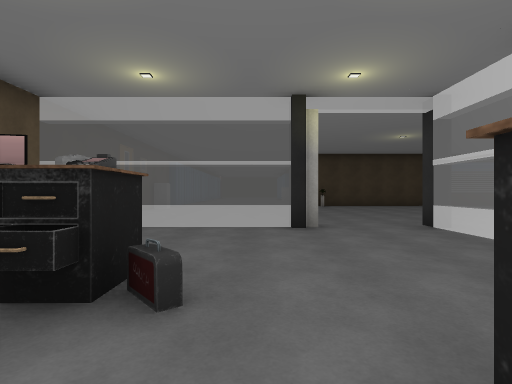
[1] (above)

24 first-person views from a walk through a 3-D level made in the Unity game engine. The camera is 1.3 m above the floor, looks level and sees 80° across. Doors are open. The floor is counted in squares, 2 m on a side. Each view is taken from the middle of a square. On the plan, view 1 faces up. The plan holds only what a view shows up to about 10 squares ahead; the rest is blank. The place goes on beyond the plan. Flat ground stands in for the terrain. The player character is not drawn. Some surface patterns are stand-ins.

[2]
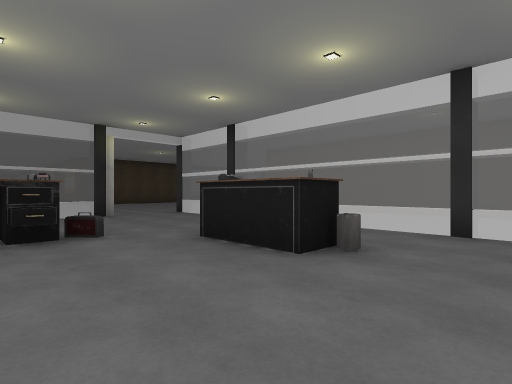

[3]
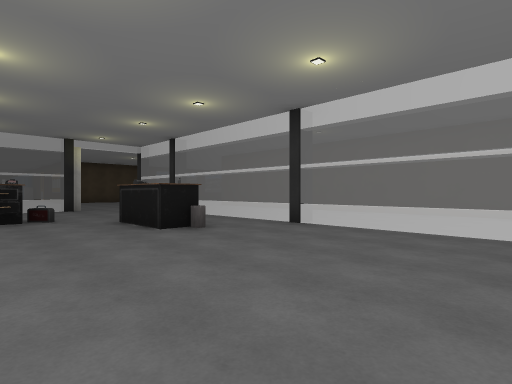

[4]
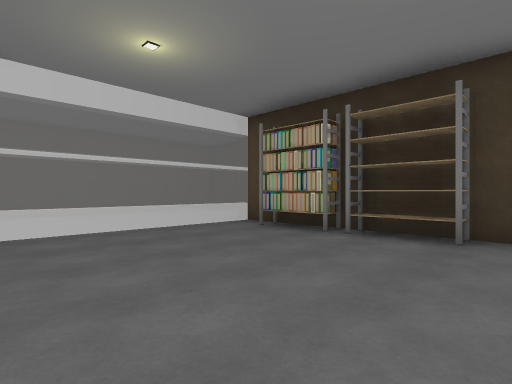

[5]
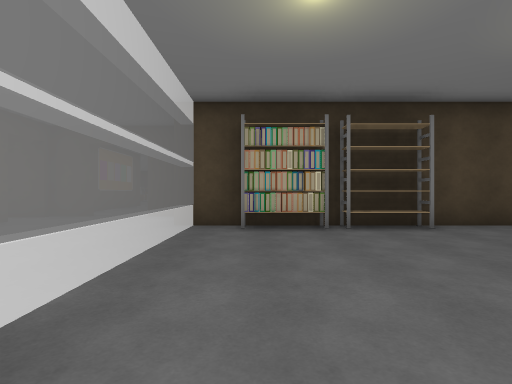

[6]
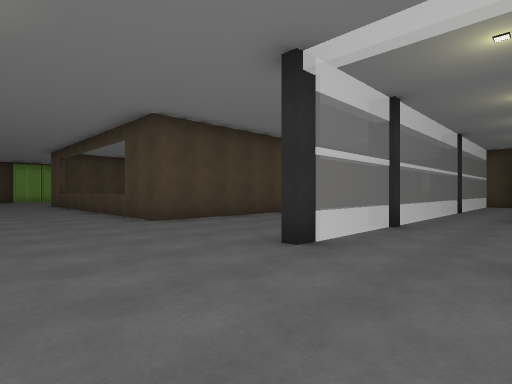

[7]
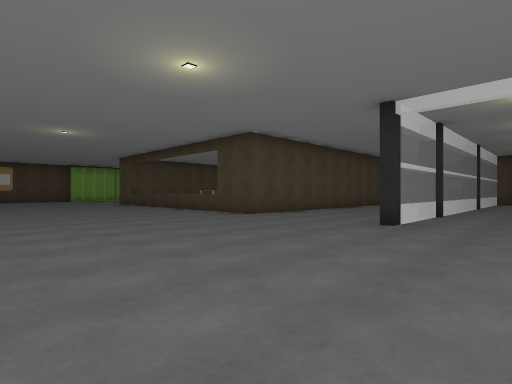

[8]
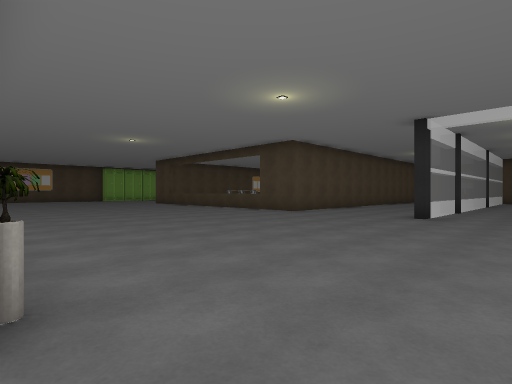

[9]
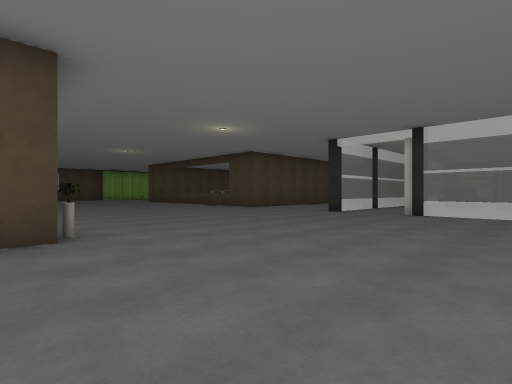

[10]
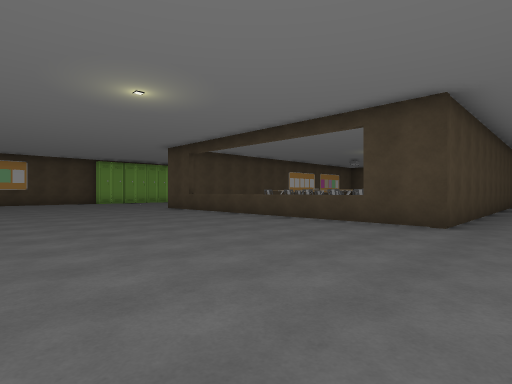

[11]
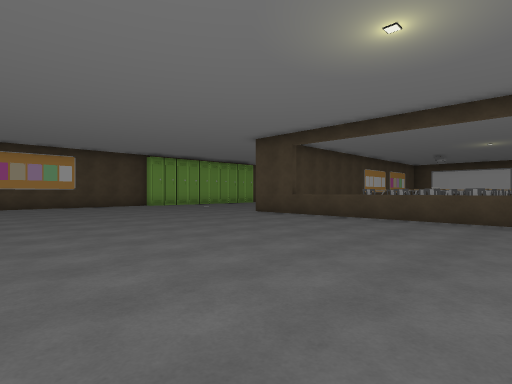

[12]
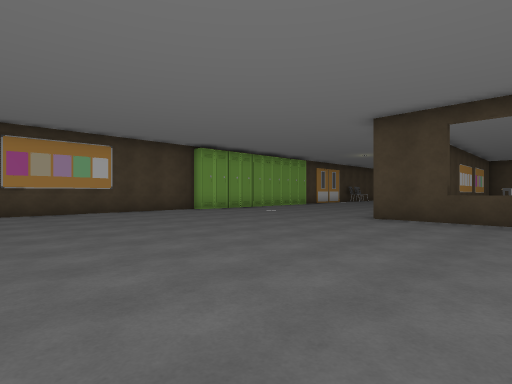

[13]
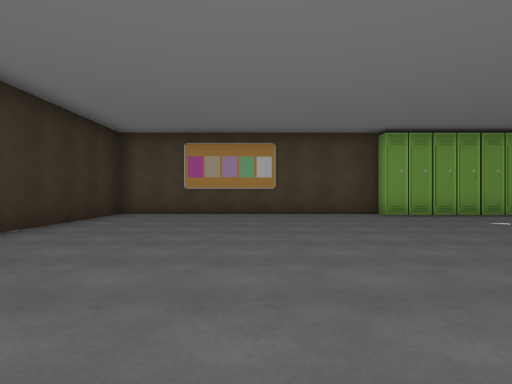

[14]
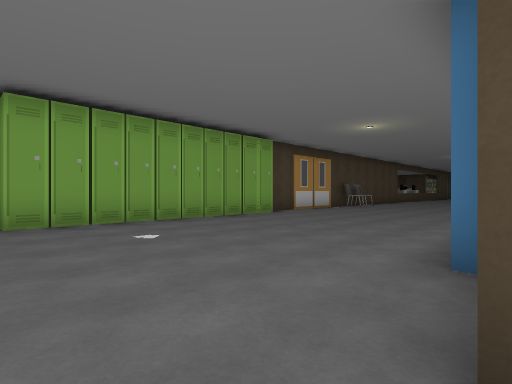

[15]
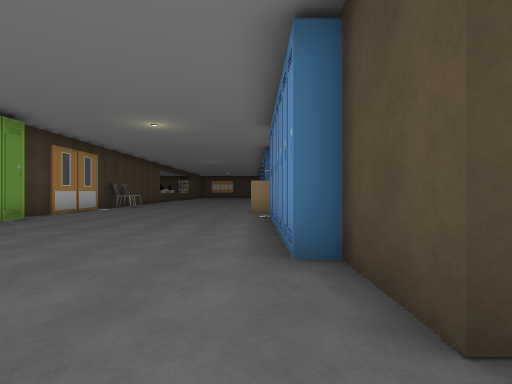

[16]
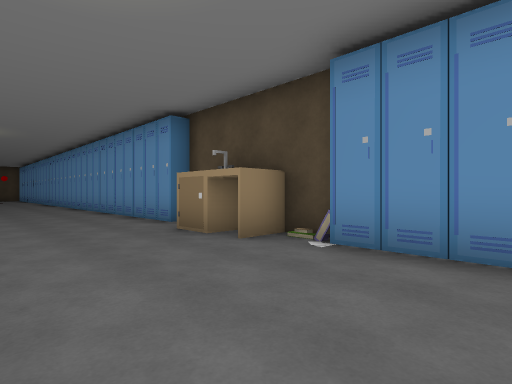

[17]
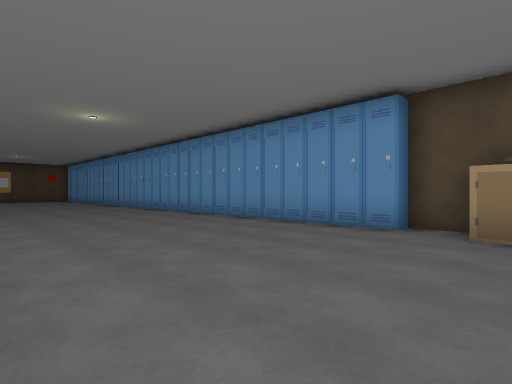

[18]
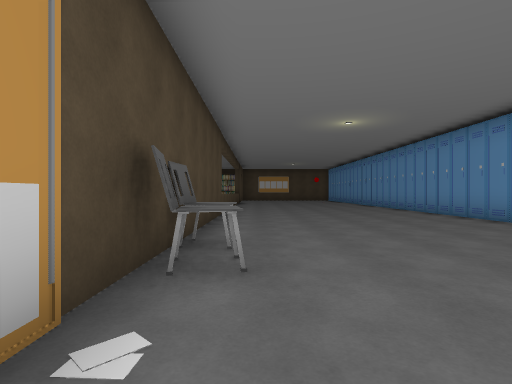

[19]
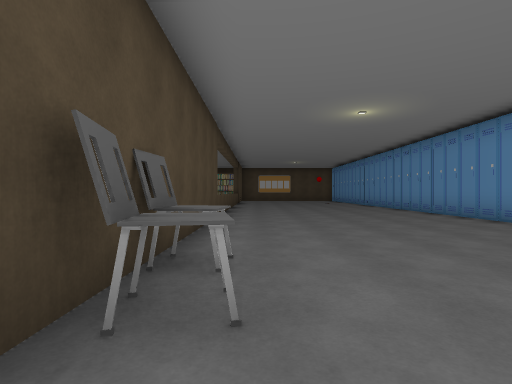

[20]
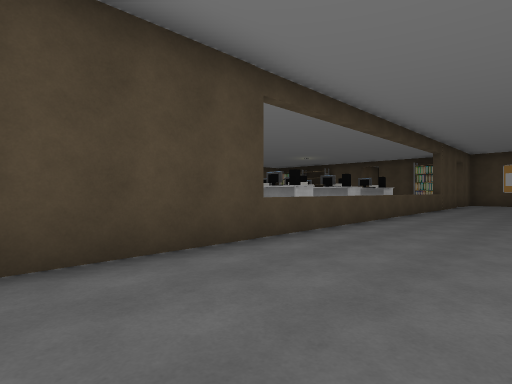

[21]
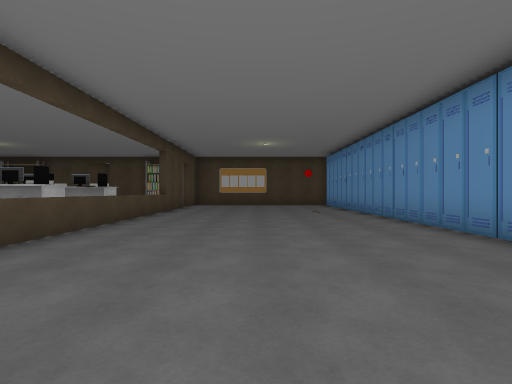

[22]
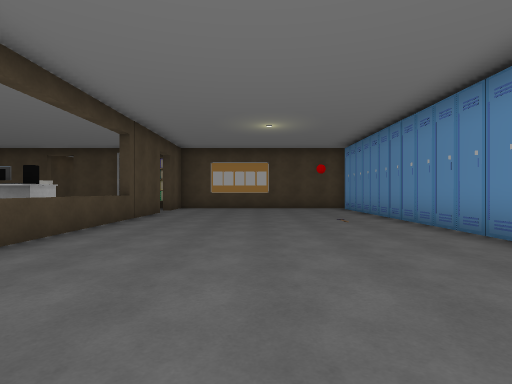

[23]
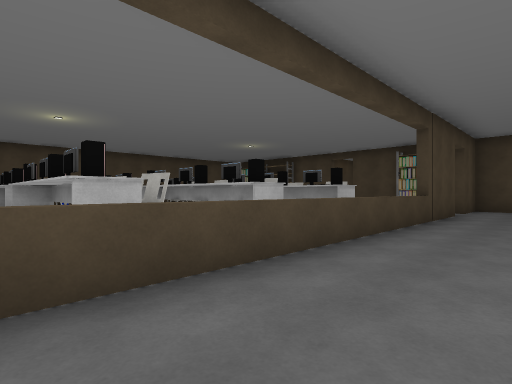

[24]
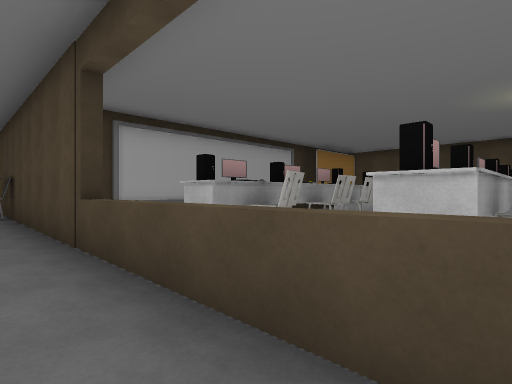

### Floor plan
Key: @ floor where view 1 was taken; # wall or solid block; . floor; D open door; = window, fence, low wall or low ledge; ^ raised ledge; L laptop; P phone; B bin; T thing the floor can be seen under or through; R rack; A table; K books; C chair; O other object.
Columns run from 2 left of view 1 to 26 right of it. Each row starts with its distance up from view 1.
 15 .....#
 14 .....O                #####
 13 ..........................#
 12 ..........................#
 11 ..........................#
 10 ..........................#
  9 ..........................#
  8 ..........................#
  7 ..........................#
  6    DDD...###======##......O
  5 .....#...#         #......O
  4 .....#...#         O......O
  3  ....#...#         O......O
  2 LP... ...#   OOO   O......O
  1  O... ...#         O......O
  0 ..@O. ...#         O......O
 -1 ...B. ...#        OK......#
 -2 .....T...#         #A.....#
 -3 ..... ...#         #A.....#
 -4 ..... ...#         #A.....#
 -5 ..... ...#         O......#
 -6 ..... ...#         O.....C#
 -7 ##RR#T...#         O......C
 -8       ....D        O......#
 -9       #DD#D        O......###
-10        ..          O......#
-11                    O......#
-12                    O......#.O
-13                    O......^ C
-14                    O......^
-15                    O......^
-16                    O......^
-17                    O......^
-18                    O......^.O
-19                    O......^.O
-20                    O......^.O
-21                    O.O....^ O
-22                    O......# O
-23                    O......#
-24                    O......D

Where each view was taken, in squares from view 1:
view 1: 0 up, 0 right, facing up
view 2: 3 down, 2 left, facing up-right
view 3: 6 down, 2 left, facing up-right
view 4: 2 down, 2 left, facing down-right
view 5: 1 down, 2 right, facing down
view 6: 9 up, 1 right, facing down-right
view 7: 12 up, 1 right, facing down-right
view 8: 14 up, 1 right, facing down-right
view 9: 15 up, 2 left, facing down-right
view 10: 12 up, 6 right, facing down-right
view 11: 13 up, 10 right, facing down-right
view 12: 13 up, 14 right, facing down-right
view 13: 10 up, 15 right, facing right
view 14: 7 up, 17 right, facing down-right
view 15: 7 up, 18 right, facing down
view 16: 1 up, 21 right, facing down-left
view 17: 3 down, 23 right, facing down-left
view 18: 3 down, 23 right, facing down
view 19: 4 down, 23 right, facing down
view 20: 9 down, 21 right, facing down-right
view 21: 11 down, 21 right, facing down
view 22: 14 down, 21 right, facing down
view 23: 14 down, 22 right, facing down-right
view 24: 16 down, 23 right, facing up-right
